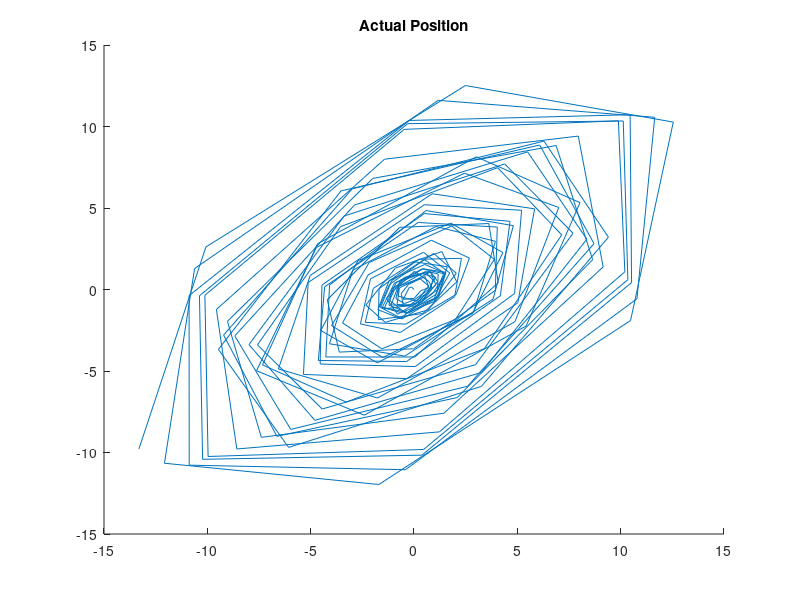
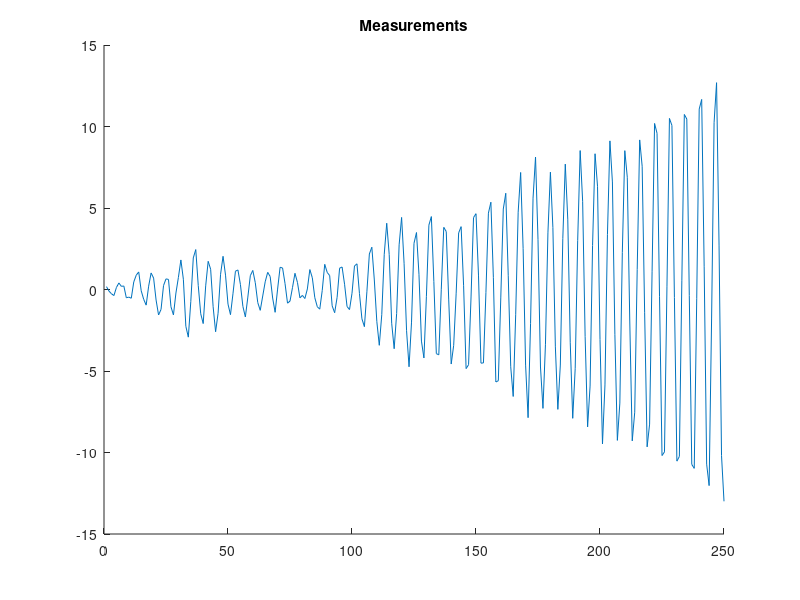
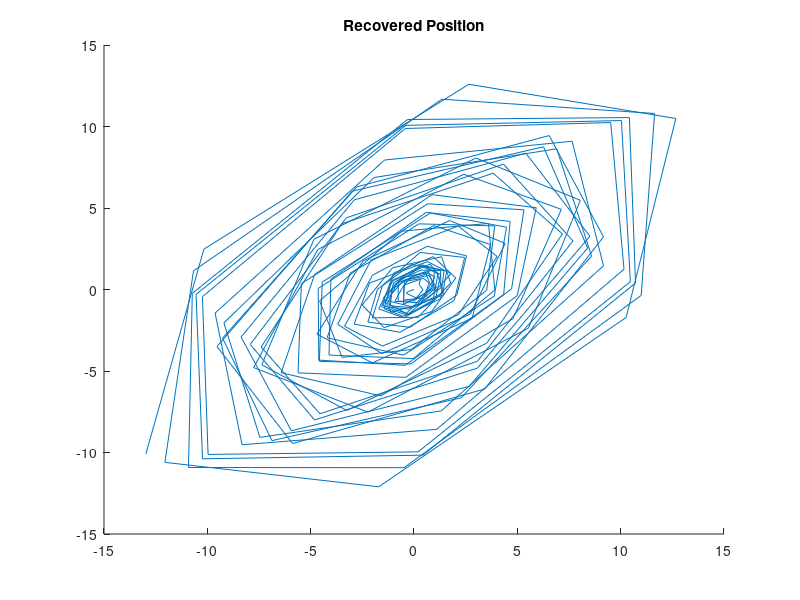
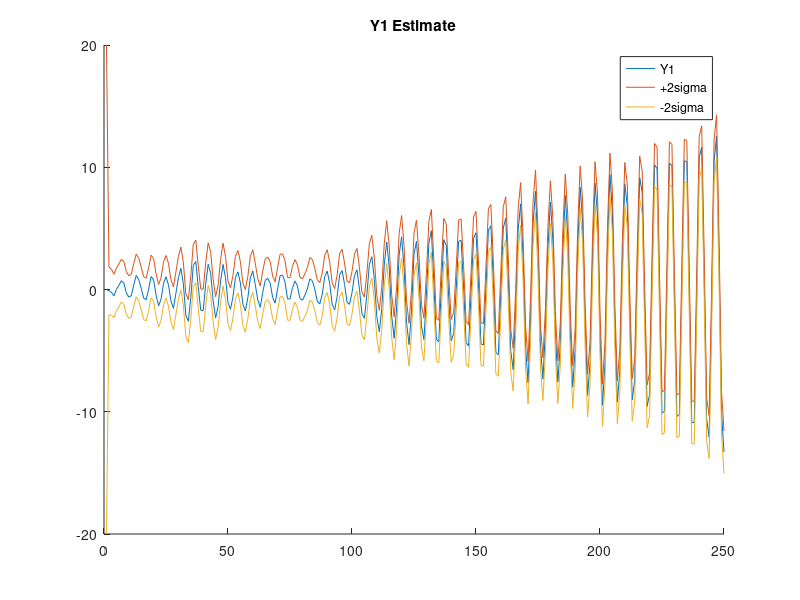

The MATLAB script that drew these images, in order:
clear all
y0 = [0,0]';
Y(:,1)=y0;
sigma = .2;
a1 = 1.02;
a2 = -1.01;
Z(1) = Y(1,1) + normrnd(0,sigma);
for i=2:250
    y2 = Y(1,i-1) + normrnd(0,sigma);
    y1 = a1*Y(1,i-1) + a2*Y(2,i-1) + normrnd(0,sigma);
    Y(:,i) = [y1,y2];
    Z(i) = y1 + normrnd(0,sigma);
end

F = [a1 a2; 1 0];
H = [1 0];
P = diag([10,10]);
Q = diag([1,1]);
R = 1;
sigma_y1(1) = 10;
sigma_y2(1) = 10;
for i=2:250
    x_est = F*Y(:,i-1);
    P_est = F*P*F' + Q;
    K = P_est*H'*inv(H*P_est*H'+R);
 
    x = x_est + K*(Z(i)-H*x_est);
    [m,n]=size(P_est);
    P = (eye(m)-K*H)*P_est;
    
    sigma_y1(i) = sqrt(P(1,1));
    sigma_y2(i) = sqrt(P(2,2));
    X(:,i) = x;
end

figure()
hold on
title('Actual Position')
plot(Y(1,:),Y(2,:))
hold off

figure()
hold on
title('Measurements')
plot(1:250,Z)
hold off


figure() 
hold on
title('Recovered Position')
plot(X(1,:),X(2,:))
hold off


figure()
hold on
title('Y1 Estimate')
plot(1:250,Y(1,:))
plot(1:250,Y(1,:)+2*sigma_y1)
plot(1:250,Y(1,:)-2*sigma_y1)
legend('Y1','+2sigma','-2sigma')
hold off

figure()
hold on
title('Y2 Estimate')
plot(1:250,Y(2,:))
plot(1:250,Y(2,:)+2*sigma_y2)
plot(1:250,Y(2,:)-2*sigma_y2)
legend('Y2','+2sigma','-2sigma')
hold off




